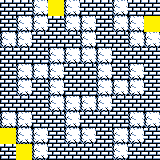

A level layout from a 2D game, rendered from its tile map. Below: a short description, then the map file with its tile-grid data intact:
An orthogonal 10x10 tile map with 16x16 px tiles, 1 tile layer (Tile Layer 1) and 12 objects (7x stairs_up, 4x stairs_down, chest).

<map version="1.2" tiledversion="1.3.5" orientation="orthogonal" renderorder="right-down" width="10" height="10" tilewidth="16" tileheight="16" infinite="0" nextlayerid="2" nextobjectid="1">
        <tileset firstgid="1" name="tileset" tilewidth="16" tileheight="16" tilecount="36" columns="12">
        <image source="10199.png" width="192" height="48" />
        </tileset>
        <layer id="1" name="Tile Layer 1" width="10" height="10">
        <data encoding="csv">
        8,8,9,24,9,8,8,9,8,8,8,9,9,8,9,9,8,9,9,24,9,9,8,8,8,9,8,8,9,9,8,8,8,9,9,9,9,8,8,8,8,9,9,9,8,8,9,8,9,8,8,9,8,9,8,8,9,9,9,8,8,8,8,9,9,9,9,8,8,8,9,9,8,8,9,8,8,8,9,9,24,9,9,8,9,9,8,9,9,8,8,24,9,8,8,8,8,9,8,8
        </data>
        </layer>
        <objectgroup id="3" name="Object Layer 1">
        <object id="1" name="stairs_up" gid="15" x="0" y="16" width="16" height="16" /><object id="1" name="stairs_down" gid="14" x="48" y="16" width="16" height="16" /><object id="1" name="stairs_up" gid="15" x="80" y="16" width="16" height="16" /><object id="1" name="stairs_up" gid="15" x="128" y="16" width="16" height="16" /><object id="1" name="stairs_up" gid="15" x="0" y="32" width="16" height="16" /><object id="1" name="stairs_down" gid="14" x="144" y="32" width="16" height="16" /><object id="1" name="stairs_up" gid="15" x="64" y="80" width="16" height="16" /><object id="1" name="chest" gid="17" x="80" y="96" width="16" height="16" /><object id="1" name="stairs_down" gid="14" x="0" y="144" width="16" height="16" /><object id="1" name="stairs_up" gid="15" x="144" y="144" width="16" height="16" /><object id="1" name="stairs_down" gid="14" x="16" y="160" width="16" height="16" /><object id="1" name="stairs_up" gid="15" x="128" y="160" width="16" height="16" />
        </objectgroup>
        </map>